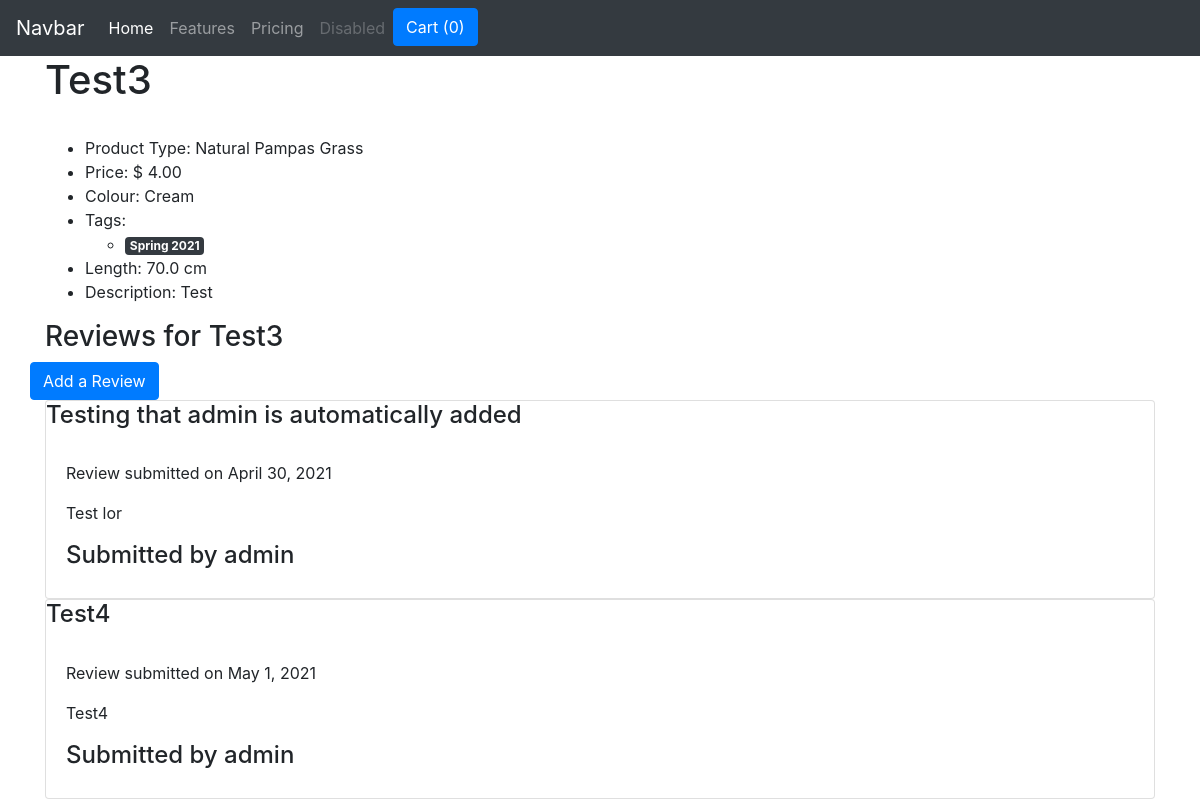
The app's page /products/product_details/1 with its own data.
### products/models.py (models this page shows, shortened)
class Product(models.Model):
    name = models.CharField(blank=False, max_length=255)
    product_type = models.ForeignKey(ProductType, on_delete=models.CASCADE)
    image = ImageField(blank=True, manual_crop="")
    price = models.DecimalField(
        blank=False, max_digits=19, decimal_places=2)
    colour = models.ForeignKey(Colour, on_delete=models.CASCADE)
    tag = models.ManyToManyField(Tag)
    length = models.FloatField(blank=False)
    desc = models.TextField(blank=False)
    quantity = models.IntegerField(blank=False)

class ProductType(models.Model):
    name = models.CharField(blank=False, max_length=255)
    def __str__(self):
        return self.name

class Colour(models.Model):
    name = models.CharField(blank=False, max_length=255)
    def __str__(self):
        return self.name

class Tag(models.Model):
    name = models.CharField(blank=False, max_length=255)

### reviews/models.py (models this page shows, shortened)
class Review(models.Model):
    title = models.CharField(blank=False, max_length=255)
    content = models.TextField(blank=False)
    date = models.DateField(default=datetime.date.today)
    product = models.ForeignKey(Product, on_delete=models.CASCADE)
    owner = models.ForeignKey(User, on_delete=models.CASCADE)

### products/views.py (the view)
# urls.py: path('product_details/<product_id>', products.views.view_product_details,
def view_product_details(request, product_id):
    product = get_object_or_404(Product, pk=product_id)
    return render(request, 'products/product-details.template.html', {
        'product': product
    })

### cart/contexts.py (called while the page is built)
def cart_contents(request):
    cart = request.session.get('shopping_cart', {})
    return {
        'shopping_cart': cart,
        'items_in_cart': len(cart)
    }

### products/templates/products/product-details.template.html (shortened to what this page needs)
{% extends "base.template.html" %}
{% load crispy_forms_tags %}
{% load static %}
{% block content %}
<h1>{{product.name}}</h1>
<ul>
    <li>Product Type: {{product.product_type}}</li>
    <li>Price: $ {{product.price}}</li>
    <li>Colour: {{product.colour}}</li>
    <li>Tags:</li>
    <ul>
        {% for t in product.tag.all %}
        <li>
            <span class="badge badge-dark">{{t.name}}</span>
        </li>
        {% endfor %}
    </ul>
    <li>Length: {{product.length}} cm</li>
    <li>Description: {{product.desc}}</li>
</ul>
<h3>Reviews for {{ product.name }}</h3>
<div class="row">
    <a href="{% url 'create_review_route' product_id=product.id %}" class="btn btn-primary">Add a Review</a>
</div>
{% for review in product.review_set.all %}
<div class="card">
    <h4 class="card-title">{{review.title}}</h3>
        <div class="card-body">
            <p>Review submitted on {{review.date}}</p>
            <p>{{review.content}}</p>
            <h4>Submitted by {{review.owner}}</h4>
        </div>
</div>
{% endfor %}
{% endblock %}

### templates/base.template.html (shortened to what this page needs)
<!doctype html>
<html lang="en">
<head>
    <link rel="stylesheet" href="https://stackpath.bootstrapcdn.com/bootstrap/4.4.1/css/bootstrap.min.css"
>
</head>
<body>
    <nav class="navbar navbar-expand-lg navbar-dark bg-dark">
        <a class="navbar-brand" href="#">Navbar</a>
        <div class="collapse navbar-collapse" id="navbarNav">
            <ul class="navbar-nav">
                <li class="nav-item active">
                    <a class="nav-link" href="#">Home <span class="sr-only">(current)</span></a>
                </li>
                <li class="nav-item">
                    <a class="nav-link" href="#">Features</a>
                </li>
                <li class="nav-item">
                    <a class="nav-link" href="#">Pricing</a>
                </li>
                <li class="nav-item">
                    <a class="nav-link disabled" href="#">Disabled</a>
                </li>
                <li class="nav-item">
                    <a href="{% url 'view_cart' %}" class="btn btn-primary">Cart ({{items_in_cart}})</a>
                </li>
            </ul>
        </div>
    </nav>
    <div class="container">
        {%block content%}{%endblock%}
    </div>
</body>
</html>

### records on screen
Product: name "Test3", product_type "Natural Pampas Grass", price "4.00", colour "Cream", length "70.0", desc "Test"
Tag: name "Spring 2021"
Review: title "Testing that admin is automatically added", date "April 30, 2021", content "Test lor", owner "admin"
Review: title "Test4", date "May 1, 2021", content "Test4", owner "admin"

### other values on screen
{{ items_in_cart }} "0"
